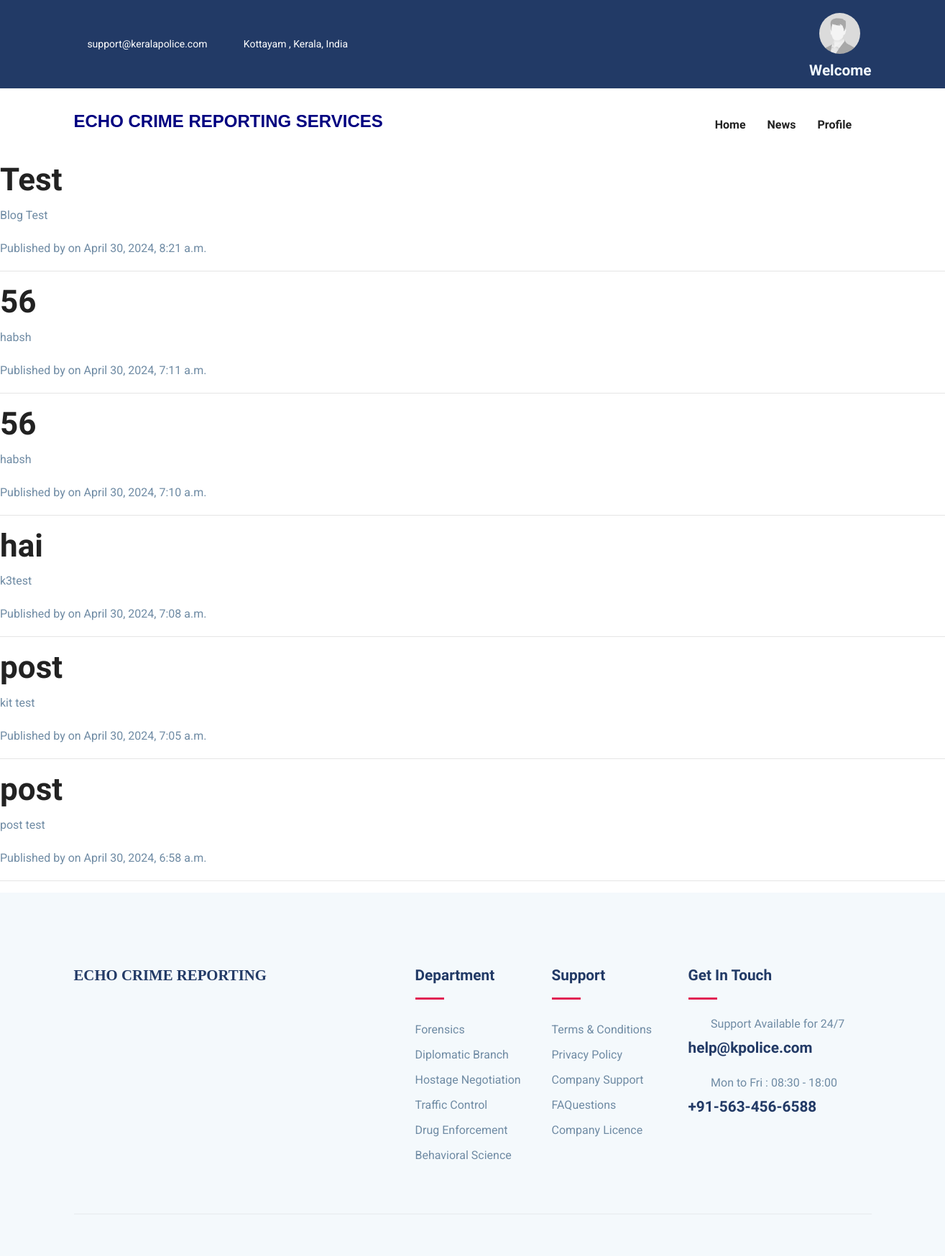
Page /post_list on the committed database.
### Admin/models.py (models this page shows, shortened)
class Post(models.Model):
    title = models.CharField(max_length=200)
    content = models.TextField()
    published_date = models.DateTimeField(default=timezone.now)
    image = models.ImageField(upload_to='post_images/', null=True, blank=True)

### myapp/views.py (the view)
# urls.py: path('post_list', views.post_list, name='post_list'),
def post_list(request):
    posts = Post.objects.filter(published_date__lte=timezone.now()).order_by('-published_date')
    return render(request, 'blog_post_list.html', {'posts': posts})

### myapp/templates/blog_post_list.html (shortened to what this page needs)
{% extends 'header1.html' %}
{% block content %}
{% load static %}
{% for post in posts %}
    <h2><a href="{% url 'post_detail' pk=post.pk %}">{{ post.title }}</a></h2>
    <p>{{ post.content }}</p>
    <p>Published by {{ post.author }} on {{ post.published_date }}</p>
    <hr>
{% endfor %}
{% endblock %}

### myapp/static/css/style.css (style rules this page uses)
html { overflow-x: hidden; }
body { line-height: 1.6; font-family: "Roboto", sans-serif; -webkit-font-smoothing: antialiased; font-size: 16px; color: #6F8BA4; font-weight: 400; }
h1, .h1, h2, .h2, h3, .h3, h4, .h4, h5, .h5, h6, .h6 { font-family: "Exo", sans-serif; font-weight: 700; color: #222; }
h2, .h2 { font-size: 44px; }
p { line-height: 30px; }
a { color: #222; text-decoration: none; transition: all .35s ease; }

### rows in the picture
Post: title "Test", content "Blog Test", published_date "April 30, 2024, 8:21 a.m."
Post: title "56", content "habsh", published_date "April 30, 2024, 7:11 a.m."
Post: title "56", content "habsh", published_date "April 30, 2024, 7:10 a.m."
Post: title "hai", content "k3test", published_date "April 30, 2024, 7:08 a.m."
Post: title "post", content "kit test", published_date "April 30, 2024, 7:05 a.m."
Post: title "post", content "post test", published_date "April 30, 2024, 6:58 a.m."
